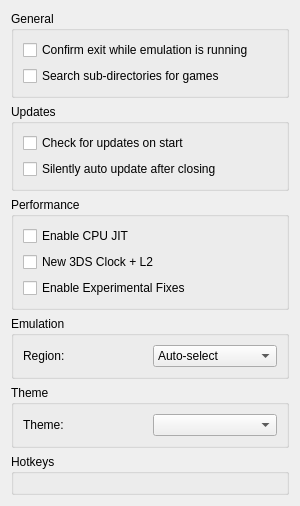
<?xml version="1.0" encoding="UTF-8"?>
<ui version="4.0">
 <class>ConfigureGeneral</class>
 <widget class="QWidget" name="ConfigureGeneral">
  <property name="geometry">
   <rect>
    <x>0</x>
    <y>0</y>
    <width>300</width>
    <height>377</height>
   </rect>
  </property>
  <property name="windowTitle">
   <string>Form</string>
  </property>
  <layout class="QHBoxLayout" name="horizontalLayout">
   <item>
    <layout class="QVBoxLayout" name="verticalLayout">
     <item>
      <widget class="QGroupBox" name="groupBox">
       <property name="title">
        <string>General</string>
       </property>
       <layout class="QHBoxLayout" name="horizontalLayout_3">
        <item>
         <layout class="QVBoxLayout" name="verticalLayout_2">
          <item>
           <widget class="QCheckBox" name="toggle_check_exit">
            <property name="text">
             <string>Confirm exit while emulation is running</string>
            </property>
           </widget>
          </item>
          <item>
           <widget class="QCheckBox" name="toggle_deepscan">
            <property name="text">
             <string>Search sub-directories for games</string>
            </property>
           </widget>
          </item>
         </layout>
        </item>
       </layout>
      </widget>
     </item>
     <item>
      <widget class="QGroupBox" name="updateBox">
       <property name="title">
        <string>Updates</string>
       </property>
       <layout class="QHBoxLayout" name="horizontalLayout_update">
        <item>
         <layout class="QVBoxLayout" name="verticalLayout_update">
          <item>
           <widget class="QCheckBox" name="toggle_update_check">
            <property name="text">
             <string>Check for updates on start</string>
            </property>
           </widget>
          </item>
          <item>
           <widget class="QCheckBox" name="toggle_auto_update">
            <property name="text">
             <string>Silently auto update after closing</string>
            </property>
           </widget>
          </item>
         </layout>
        </item>
       </layout>
      </widget>
     </item>
     <item>
      <widget class="QGroupBox" name="groupBox_2">
       <property name="title">
        <string>Performance</string>
       </property>
       <layout class="QHBoxLayout" name="horizontalLayout_7">
        <item>
         <layout class="QVBoxLayout" name="verticalLayout_5">
          <item>
           <widget class="QCheckBox" name="toggle_cpu_jit">
            <property name="text">
             <string>Enable CPU JIT</string>
            </property>
           </widget>
          </item>
          <item>
           <widget class="QCheckBox" name="toggle_new3ds">
            <property name="text">
             <string>New 3DS Clock + L2</string>
            </property>
           </widget>
          </item>
          <item>
           <widget class="QCheckBox" name="toggle_fixes">
            <property name="text">
             <string>Enable Experimental Fixes</string>
            </property>
           </widget>
          </item>
         </layout>
        </item>
       </layout>
      </widget>
     </item>
     <item>
      <widget class="QGroupBox" name="groupBox_4">
       <property name="title">
        <string>Emulation</string>
       </property>
       <layout class="QHBoxLayout" name="horizontalLayout_5">
        <item>
         <layout class="QVBoxLayout" name="verticalLayout_6">
          <item>
           <layout class="QHBoxLayout" name="horizontalLayout_6">
            <item>
             <widget class="QLabel" name="label">
              <property name="text">
               <string>Region:</string>
              </property>
             </widget>
            </item>
            <item>
             <widget class="QComboBox" name="region_combobox">
              <item>
               <property name="text">
                <string>Auto-select</string>
               </property>
              </item>
              <item>
               <property name="text">
                <string notr="true">JPN</string>
               </property>
              </item>
              <item>
               <property name="text">
                <string notr="true">USA</string>
               </property>
              </item>
              <item>
               <property name="text">
                <string notr="true">EUR</string>
               </property>
              </item>
              <item>
               <property name="text">
                <string notr="true">AUS</string>
               </property>
              </item>
              <item>
               <property name="text">
                <string notr="true">CHN</string>
               </property>
              </item>
              <item>
               <property name="text">
                <string notr="true">KOR</string>
               </property>
              </item>
              <item>
               <property name="text">
                <string notr="true">TWN</string>
               </property>
              </item>
             </widget>
            </item>
           </layout>
          </item>
         </layout>
        </item>
       </layout>
      </widget>
     </item>
     <item>
      <widget class="QGroupBox" name="theme_group_box">
       <property name="title">
        <string>Theme</string>
       </property>
       <layout class="QHBoxLayout" name="theme_qhbox_layout">
        <item>
         <layout class="QVBoxLayout" name="theme_qvbox_layout">
          <item>
           <layout class="QHBoxLayout" name="theme_qhbox_layout_2">
            <item>
             <widget class="QLabel" name="theme_label">
              <property name="text">
               <string>Theme:</string>
              </property>
             </widget>
            </item>
            <item>
             <widget class="QComboBox" name="theme_combobox"/>
            </item>
           </layout>
          </item>
         </layout>
        </item>
       </layout>
      </widget>
     </item>
     <item>
      <widget class="QGroupBox" name="groupBox_3">
       <property name="title">
        <string>Hotkeys</string>
       </property>
       <layout class="QHBoxLayout" name="horizontalLayout_4">
        <item>
         <layout class="QVBoxLayout" name="verticalLayout_4">
          <item>
           <widget class="GHotkeysDialog" name="widget" native="true"/>
          </item>
         </layout>
        </item>
       </layout>
      </widget>
     </item>
    </layout>
   </item>
  </layout>
 </widget>
 <customwidgets>
  <customwidget>
   <class>GHotkeysDialog</class>
   <extends>QWidget</extends>
   <header>hotkeys.h</header>
   <container>1</container>
  </customwidget>
 </customwidgets>
 <resources/>
 <connections/>
</ui>
